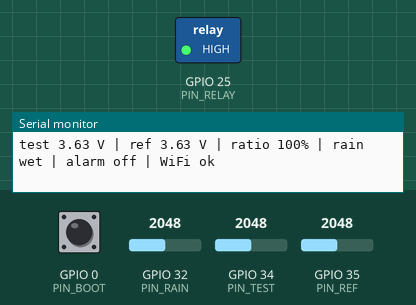
This sketch was run on a simulated ESP32. On the bench: switched loads named in the sketch (green lamp = pin HIGH), the last lines printed to the serial monitor. Dashed ring = blinking. Inputs (shaded band) come from the test bench; at power-on: GPIO 32 (PIN_RAIN) = 2048, GPIO 35 (PIN_REF) = 2048, GPIO 0 (PIN_BOOT) HIGH, GPIO 34 (PIN_TEST) = 2048 (analog values on the 0–4095 scale). WiFi joins after 1.5 s; servers stay silent unless stated; uploads are accepted with an empty reply; the local clock reads 2024-03-15 10:24:30 at power-on unless the sketch sets it.

Above: at 5.7 s.
5.8 s: GPIO 32 (PIN_RAIN) set to 2444
7.3 s: GPIO 32 (PIN_RAIN) set to 2527
12.1 s: GPIO 35 (PIN_REF) set to 2344
17.8 s: GPIO 35 (PIN_REF) set to 2470
At 23.2 s:
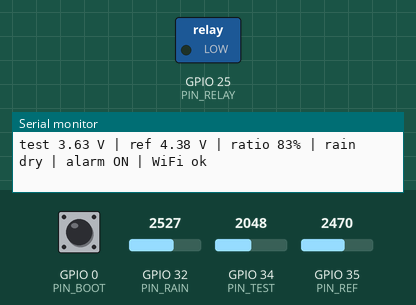
23.7 s: GPIO 0 (PIN_BOOT) pulled LOW for 0.15 s
At 24.13 s:
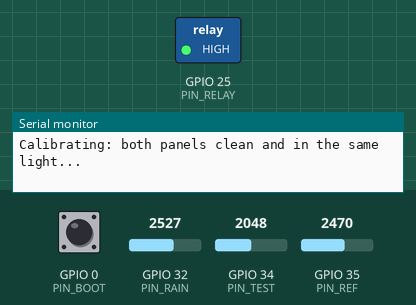
25.7 s: GPIO 34 (PIN_TEST) set to 1611
31.6 s: GPIO 34 (PIN_TEST) set to 1554
At 38.1 s:
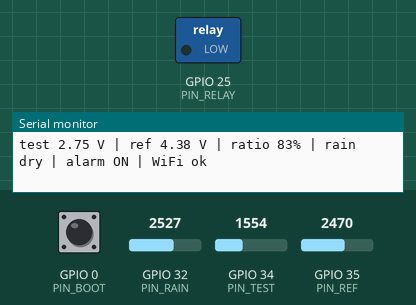
Timing chart, 0 to 38.5 s (numbered marks = the images above; inputs shaded):
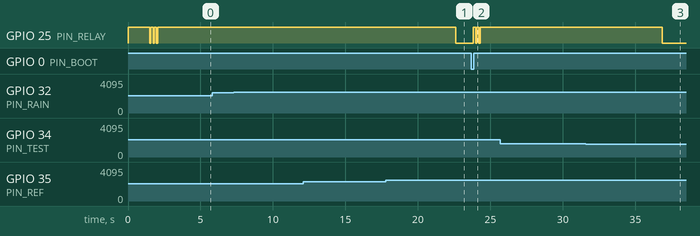

The sketch:

sedigrid_node.ino
```cpp
/*
  SediGrid sensor node: two-panel ESP32 soiling sensor
  Wiring (see the SediGrid schematic):
    Test panel      -> R_L load + 12k/10k divider -> GPIO34
    Reference panel -> R_L load + 12k/10k divider -> GPIO35  (kept clean)
    Rain sensor AO  -> GPIO32
    DS18B20 DATA    -> GPIO4 (+4.7k pull-up to 3V3)   [optional]
    Relay IN        -> GPIO25, buzzer on relay NO

  What it does:
    - Learns the test/reference mismatch at power-up (both panels must be clean).
    - Every 2 s: soiling ratio = (test x calibration) / reference.
      Clouds dim both panels, so only dust moves the ratio.
    - Buzzer on when ratio stays below ALARM_RATIO for 3 readings; off above CLEAR_RATIO.
    - Every 5 s: writes the latest reading to Firestore  sites/SITE-001
      Every 60 s: adds a history point to              sites/SITE-001/readings
    - Reads alarm_muted from Firestore, so the app's "Silence buzzer" button works.
    - Press BOOT to recalibrate with clean panels.

  Arduino IDE: board "ESP32 Dev Module" (esp32 by Espressif 3.x).
  Libraries: ArduinoJson (Benoit Blanchon, v7). Optional: OneWire + DallasTemperature.
*/
#include <WiFi.h>
#include <WiFiClientSecure.h>
#include <HTTPClient.h>
#include <ArduinoJson.h>
#include <time.h>

#define USE_DS18B20 0          // set to 1 if you wired the DS18B20 and installed its libraries
#if USE_DS18B20
#include <OneWire.h>
#include <DallasTemperature.h>
OneWire oneWire(4);
DallasTemperature tempSensor(&oneWire);
#endif

// ===================== EDIT THESE =====================
const char* WIFI_SSID     = "YOUR_PHONE_HOTSPOT";   // 2.4 GHz
const char* WIFI_PASS     = "YOUR_HOTSPOT_PASSWORD";
const char* FB_PROJECT_ID = "YOUR_PROJECT_ID";      // same as src/config.js in the app
const char* FB_API_KEY    = "YOUR_WEB_API_KEY";     // same as src/config.js in the app
const char* SITE_ID       = "SITE-001";
const bool  RELAY_ACTIVE_LOW = true;                // buzzer on at boot? set false
// ======================================================

const int PIN_TEST = 34, PIN_REF = 35, PIN_RAIN = 32, PIN_RELAY = 25, PIN_BOOT = 0;
const float DIVIDER = (12.0 + 10.0) / 10.0;         // undo the 12k/10k divider
const float ALARM_RATIO = 0.85, CLEAR_RATIO = 0.92; // buzzer thresholds
const float MIN_REF_V = 0.3;                        // too dark below this
const int   RAIN_WET_BELOW = 2500;                  // FC-37 analog: lower = wetter; tune on the day
const unsigned long SAMPLE_MS = 2000, PUSH_MS = 5000, HISTORY_MS = 60000;

float cal = 1.0;            // reference / test with both panels clean
float testV = 0, refV = 0, ratio = 1, tempC = NAN;
bool rainWet = false, alarmActive = false, muted = false;
int lowCount = 0, highCount = 0;
unsigned long lastSample = 0, lastPush = 0, lastHistory = 0, lastWifiTry = 0;

float readVolts(int pin) {
  long sum = 0;
  for (int i = 0; i < 20; i++) { sum += analogReadMilliVolts(pin); delay(2); }
  return (sum / 20.0) / 1000.0 * DIVIDER;
}

void setRelay(bool on) { digitalWrite(PIN_RELAY, (RELAY_ACTIVE_LOW ? !on : on) ? HIGH : LOW); }

void calibrate() {
  Serial.println("Calibrating: both panels clean and in the same light...");
  for (int i = 0; i < 3; i++) { setRelay(true); delay(80); setRelay(false); delay(150); }
  float t = 0, r = 0;
  for (int i = 0; i < 10; i++) { t += readVolts(PIN_TEST); r += readVolts(PIN_REF); delay(150); }
  if (t > 0.1 && r > MIN_REF_V) cal = r / t; else cal = 1.0;
  alarmActive = false; muted = false; lowCount = highCount = 0;
  Serial.printf("Calibration factor = %.3f (test %.2f V, ref %.2f V)\n", cal, t / 10, r / 10);
}

void sample() {
  testV = readVolts(PIN_TEST);
  refV = readVolts(PIN_REF);
  rainWet = analogRead(PIN_RAIN) < RAIN_WET_BELOW;
#if USE_DS18B20
  tempSensor.requestTemperatures(); tempC = tempSensor.getTempCByIndex(0);
#endif
  if (refV < MIN_REF_V) { Serial.println("Too dark to judge"); return; }
  ratio = (testV * cal) / refV;

  if (!alarmActive) {
    lowCount = ratio < ALARM_RATIO ? lowCount + 1 : 0;
    if (lowCount >= 3) { alarmActive = true; muted = false; highCount = 0; }
  } else {
    highCount = ratio > CLEAR_RATIO ? highCount + 1 : 0;
    if (highCount >= 3) { alarmActive = false; muted = false; lowCount = 0; }
  }
  setRelay(alarmActive && !muted);
  Serial.printf("test %.2f V | ref %.2f V | ratio %.0f%% | rain %s | alarm %s%s | WiFi %s\n",
    testV, refV, ratio * 100, rainWet ? "wet" : "dry", alarmActive ? "ON" : "off", muted ? " (muted)" : "",
    WiFi.status() == WL_CONNECTED ? "ok" : "--");
}

// ---------- Wi-Fi + Firestore REST ----------
void keepWifi() {
  if (WiFi.status() == WL_CONNECTED || millis() - lastWifiTry < 10000) return;
  lastWifiTry = millis(); WiFi.disconnect(); WiFi.begin(WIFI_SSID, WIFI_PASS);
}
String isoNow() {
  struct tm t; if (!getLocalTime(&t, 50)) return "";
  char b[30]; strftime(b, sizeof(b), "%Y-%m-%dT%H:%M:%SZ", &t); return String(b);
}
String siteUrl() {
  return String("https://firestore.googleapis.com/v1/projects/") + FB_PROJECT_ID +
         "/databases/(default)/documents/sites/" + SITE_ID;
}
int send(const char* method, const String& url, const String& body, String* resp = nullptr) {
  WiFiClientSecure c; c.setInsecure();   // hackathon shortcut: no certificate check
  HTTPClient h; h.setTimeout(4000); h.begin(c, url); h.addHeader("Content-Type", "application/json");
  int code = !strcmp(method, "GET") ? h.GET() : !strcmp(method, "PATCH") ? h.PATCH(body) : h.POST(body);
  if (resp) *resp = h.getString(); else if (code != 200) Serial.printf("Firestore %s -> %d %s\n", method, code, h.getString().c_str());
  h.end(); return code;
}
void pullMute() {
  String r;
  if (send("GET", siteUrl() + "?key=" + FB_API_KEY + "&mask.fieldPaths=alarm_muted", "", &r) != 200) return;
  JsonDocument d; if (deserializeJson(d, r)) return;
  if (alarmActive && (d["fields"]["alarm_muted"]["booleanValue"] | false) && !muted) { muted = true; setRelay(false); Serial.println("Silenced from the app"); }
}
void fields(JsonObject f, const String& ts, bool latest) {
  f["test_v"]["doubleValue"] = round(testV * 1000) / 1000.0;
  f["ref_v"]["doubleValue"]  = round(refV * 1000) / 1000.0;
  f["rain_wet"]["booleanValue"] = rainWet;
  if (!isnan(tempC)) f["temp_c"]["doubleValue"] = round(tempC * 10) / 10.0; else f["temp_c"]["nullValue"] = nullptr;
  if (latest) {
    f["alarm_active"]["booleanValue"] = alarmActive;
    f["alarm_muted"]["booleanValue"] = alarmActive && muted;
    f["source"]["stringValue"] = "esp32";
    if (ts.length()) f["updated_at"]["timestampValue"] = ts;
  } else if (ts.length()) f["at"]["timestampValue"] = ts;
}
void pushLatest() {
  const char* keys[] = {"test_v", "ref_v", "rain_wet", "temp_c", "alarm_active", "alarm_muted", "source", "updated_at"};
  String url = siteUrl() + "?key=" + FB_API_KEY;
  for (auto k : keys) url += String("&updateMask.fieldPaths=") + k;   // never touches the site's name, tariff etc.
  JsonDocument d; fields(d["fields"].to<JsonObject>(), isoNow(), true);
  String b; serializeJson(d, b); send("PATCH", url, b);
}
void pushHistory() {
  JsonDocument d; fields(d["fields"].to<JsonObject>(), isoNow(), false);
  String b; serializeJson(d, b); send("POST", siteUrl() + "/readings?key=" + FB_API_KEY, b);
}

void setup() {
  Serial.begin(115200);
  digitalWrite(PIN_RELAY, RELAY_ACTIVE_LOW ? HIGH : LOW);
  pinMode(PIN_RELAY, OUTPUT); setRelay(false);
  pinMode(PIN_BOOT, INPUT_PULLUP);
  analogReadResolution(12);
  analogSetPinAttenuation(PIN_TEST, ADC_11db); analogSetPinAttenuation(PIN_REF, ADC_11db); analogSetPinAttenuation(PIN_RAIN, ADC_11db);
#if USE_DS18B20
  tempSensor.begin();
#endif
  WiFi.mode(WIFI_STA); WiFi.begin(WIFI_SSID, WIFI_PASS); lastWifiTry = millis();
  configTime(0, 0, "pool.ntp.org", "time.google.com");
  delay(1500);
  calibrate();
}

void loop() {
  if (digitalRead(PIN_BOOT) == LOW) { delay(50); if (digitalRead(PIN_BOOT) == LOW) { calibrate(); while (digitalRead(PIN_BOOT) == LOW) delay(10); } }
  keepWifi();
  unsigned long now = millis();
  if (now - lastSample >= SAMPLE_MS) { lastSample = now; sample(); }
  if (WiFi.status() == WL_CONNECTED && now - lastPush >= PUSH_MS) {
    lastPush = now; pullMute(); pushLatest();
    if (now - lastHistory >= HISTORY_MS) { lastHistory = now; pushHistory(); }
  }
}
```

Measured:
- the behaviour switches between 2409 and 2410 on GPIO 35 (PIN_REF) (found by bisection; images 0 and 1)
- the behaviour switches between 1584 and 1583 on GPIO 34 (PIN_TEST) (found by bisection; images 2 and 3)
- after the input at 17.8 s, GPIO 25 (PIN_RELAY): HIGH → LOW after 4.8 s
- after the input at 23.7 s, GPIO 25 (PIN_RELAY): alternates HIGH for 0.15 s and LOW for 0.08 s, 5 changes in all, then stays HIGH, starting after 0.13 s
- after the input at 31.6 s, GPIO 25 (PIN_RELAY): HIGH → LOW after 5.3 s
